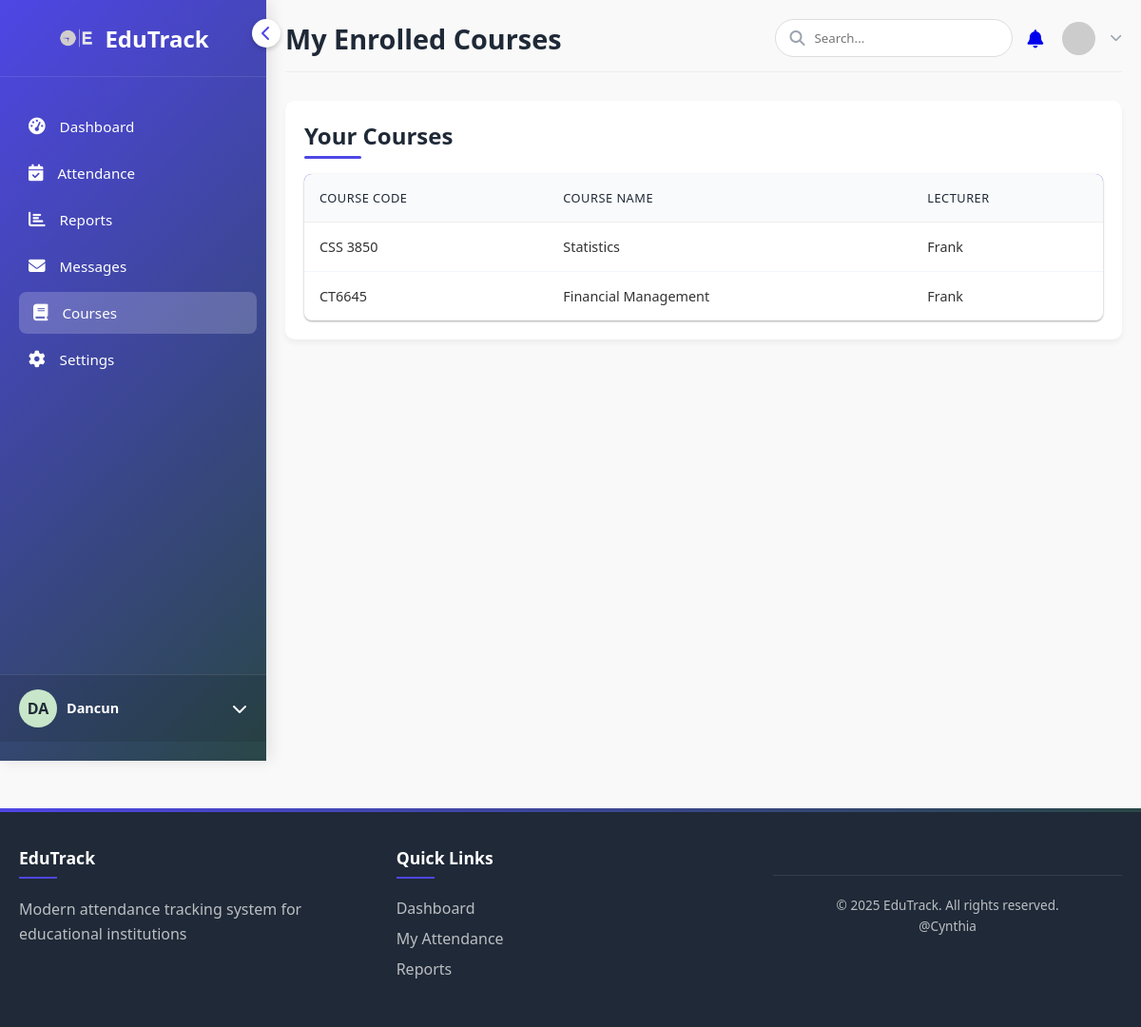
/courses/ (signed in), run on the app's committed database.
### dashboard/models.py (models this page shows, shortened)
class Course(models.Model):
    name = models.CharField(max_length=100)
    code = models.CharField(max_length=10, unique=True)
    description = models.TextField(blank=True)
    teacher = models.ForeignKey(
        User, on_delete=models.CASCADE, null=True, blank=True, limit_choices_to={'profile__role': 'TEACHER'}, related_name='courses_taught'
    )
    students = models.ManyToManyField(
        User, related_name='courses_enrolled', blank=True,
        limit_choices_to={'profile__role': 'STUDENT'}
    )

### dashboard/views.py (the view)
# urls.py: path('courses/', views.courses, name='courses'),
@login_required
def courses(request):
    role = request.user.profile.role
    if role == 'STUDENT':
        courses = request.user.courses_enrolled.all()
    elif role == 'TEACHER':
        courses = Course.objects.filter(teacher=request.user)
    else:
        courses = Course.objects.all()
    return render(request, 'dashboard/courses.html', {'courses': courses})

### dashboard/templates/dashboard/courses.html (shortened to what this page needs)
{% extends "dashboard/base.html" %}
{% block page_title %}My Enrolled Courses{% endblock %}
{% block content %}
<div class="attendance-section">
    <div class="section-header">
        <h2 class="section-title">Your Courses</h2>
    </div>
    {% if courses %}
    <div class="table-responsive">
        <table>
            <thead>
                <tr>
                    <th>Course Code</th>
                    <th>Course Name</th>
                    <th>Lecturer</th>
                </tr>
            </thead>
            <tbody>
                {% for course in courses %}
                <tr>
                    <td>{{ course.code }}</td>
                    <td>{{ course.name }}</td>
                    <td>
                    {% if course.teacher %}
                        {{ course.teacher.get_full_name|default:course.teacher.username }}
                    {% else %}
                       <span class="text-muted">No teacher assigned</span>
                    {% endif %}
                    </td>
                </tr>
                {% endfor %}
            </tbody>
        </table>
    </div>
    {% else %}
    <div class="empty-state">
        You are not enrolled in any courses yet.
    </div>
    {% endif %}
</div>
{% endblock %}

### dashboard/templates/dashboard/base.html (shortened to what this page needs)
<!DOCTYPE html>
<html lang="en">
<head>
    {% load static %}
    <link rel="stylesheet" href="https://cdnjs.cloudflare.com/ajax/libs/font-awesome/6.4.0/css/all.min.css">
</head>
<body>
    <div class="container">
        <div class="sidebar" id="sidebar">
            <div class="toggle-sidebar" id="toggleSidebar">
                <i class="fas fa-chevron-left"></i>
            </div>
            <div class="logo">
                <img src="{% static 'dashboard/logo-.png' %}" alt="Logo">
                <h1>EduTrack</h1>
            </div>
            <div class="menu">
                <a href="{% url 'dashboard' %}" class="menu-item {% if request.resolver_match.url_name == 'dashboard' %}active{% endif %}">
                    <i class="fas fa-tachometer-alt"></i>
                    <span>Dashboard</span>
                </a>
                <a href="{% url 'attendance_list' %}" class="menu-item {% if request.resolver_match.url_name == 'attendance_list' %}active{% endif %}">
                    <i class="fas fa-calendar-check"></i>
                    <span>Attendance</span>
                </a>
                <a href="{% url 'reports' %}" class="menu-item {% if request.resolver_match.url_name == 'reports' %}active{% endif %}">
                    <i class="fas fa-chart-bar"></i>
                    <span>Reports</span>
                </a>
                <a href="{% url 'messages' %}" class="menu-item {% if request.resolver_match.url_name == 'messages' %}active{% endif %}">
                    <i class="fas fa-envelope"></i>
                    <span>Messages</span>
                </a>
                <a href="{% url 'courses' %}" class="menu-item {% if request.resolver_match.url_name == 'courses' %}active{% endif %}">
                    <i class="fas fa-book"></i>
                    <span>Courses</span>
                </a>
                <a href="{% url 'settings' %}" class="menu-item {% if request.resolver_match.url_name == 'settings' %}active{% endif %}">
                    <i class="fas fa-cog"></i>
                    <span>Settings</span>
                </a>
            </div>
            <div class="user-profile">
                <div class="user-avatar">
                    {% if request.user.get_full_name %}
                        {{ request.user.get_full_name|slice:":2"|upper }}
                    {% else %}
                        {{ request.user.username|slice:":2"|upper }}
                    {% endif %}
                </div>
                <div class="user-info">
                    <div class="user-name">{{ request.user.get_full_name|default:request.user.username }}</div>
                </div>
                <i class="fas fa-chevron-down"></i>
            </div>
        </div>
        <div class="main-content" id="mainContent">
            <div class="header">
                <h1 class="page-title">{% block page_title %}{% endblock %}</h1>
                <div class="header-actions">
                  <div>
                    <form method="GET" action="{% url 'search_results' %}" class="search-bar">
                        <i class="fas fa-search"></i>
                        <input
                            type="text"
                            name="q"
                            placeholder="Search..."
                            value="{{ request.GET.q }}"
                            required
                        >
                    </form>
                  </div>
                    <div class="notification-bell">
                        <a href="{% url 'view_notifications' %}">
                            <i class="fas fa-bell"></i>
                        </a>
                    </div>
                    <div class="user-dropdown">
                        <img src="https://via.placeholder.com/35" alt="User">
                        <i class="fas fa-chevron-down"></i>
                    </div>
                </div>
            </div>
            {% block content %}{% endblock %}
        </div>
    </div>
{% block show_footer %}
<footer class="attendance-footer">
    <div class="footer-content">
        <div class="footer-section">
            <h4>EduTrack</h4>
            <p>Modern attendance tracking system for educational institutions</p>
        </div>
        <div class="footer-section">
            <h4>Quick Links</h4>
            <ul>
                <li><a href="{% url 'dashboard' %}">Dashboard</a></li>
                <li><a href="{% url 'attendance_list' %}">My Attendance</a></li>
                <li><a href="{% url 'reports' %}">Reports</a></li>
            </ul>
        </div>
        <div class="footer-section">
            <p class="copyright">&copy; {% now "Y" %} EduTrack. All rights reserved.<br>@Cynthia </p>
        </div>
    </div>
</footer>
{% endblock %}
</body>
</html>

### dashboard/templates/dashboard/courses.html (style rules this page uses)
:root { --primary: #4f46e5; --primary-light: #e0e7ff; --success: #10b981; --warning: #f59e0b; --danger: #ef4444; --dark: #1f2937; --light: #f9fafb; --gray: #9ca3af; --card-shadow: 0 1px 3px rgba(0,0,0,0.12), 0 1px 2px rgba(0,0,0,0.24); }
.attendance-section { max-width: 1200px; margin: 0 auto; padding: 20px; font-family: 'Inter', sans-serif; }
.section-header { margin-bottom: 1.5rem; }
.section-title { color: var(--dark); font-weight: 600; font-size: 1.5rem; margin: 0; position: relative; display: inline-block; }
.section-title::after { content: ''; position: absolute; bottom: -8px; left: 0; width: 60px; height: 3px; background: var(--primary); border-radius: 2px; }
.table-responsive { background: white; border-radius: 8px; overflow: hidden; box-shadow: var(--card-shadow); }
table { width: 100%; border-collapse: collapse; }
thead { background-color: var(--primary); color: white; }
th { padding: 1rem; text-align: left; font-weight: 500; font-size: 0.8rem; text-transform: uppercase; letter-spacing: 0.5px; }
td { padding: 1rem; border-bottom: 1px solid #f1f5f9; font-size: 0.9rem; }
tbody tr:last-child td { border-bottom: none; }

### data on the page
Course: code "CSS 3850", name "Statistics", teacher.get_full_name "Frank"
Course: code "CT6645", name "Financial Management", teacher.get_full_name "Frank"

### other printed values
{{ request.user.username|slice:":2"|upper }} "DA"
{{ request.user.get_full_name|default:request.user.username }} "Dancun"
